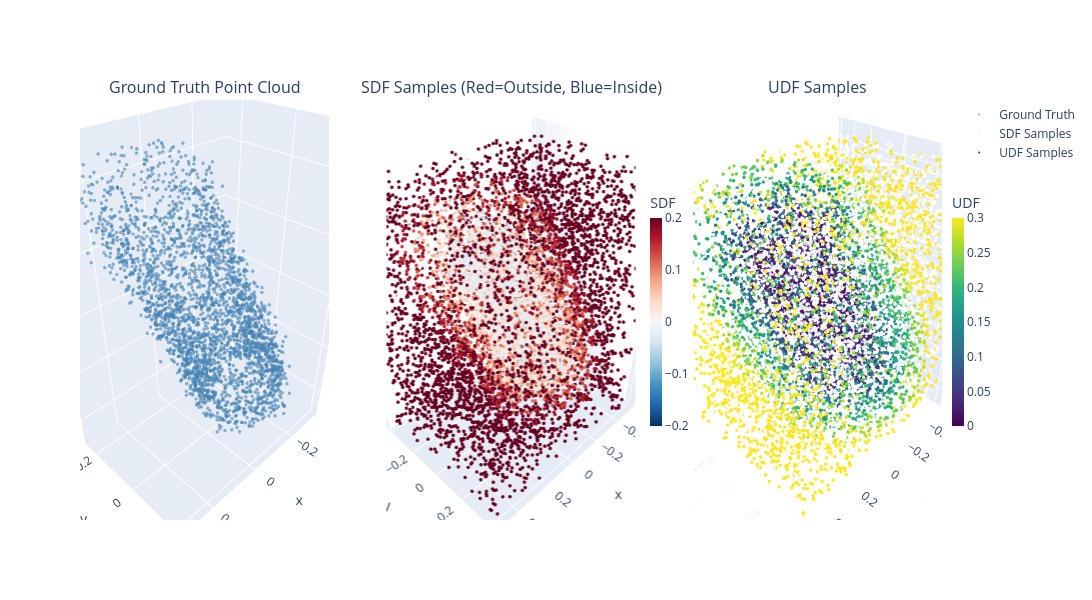

Notebook cell for this chart:
### Code cell
def compute_sdf_samples(surface_points, n_samples=4096):
    pcd = o3d.geometry.PointCloud()
    pcd.points = o3d.utility.Vector3dVector(surface_points)
    pcd.estimate_normals(search_param=o3d.geometry.KDTreeSearchParamHybrid(radius=0.15, max_nn=50))
    pcd.orient_normals_consistent_tangent_plane(k=15)
    surface_normals = np.asarray(pcd.normals)

    tree = cKDTree(surface_points)
    near_idx = np.random.choice(len(surface_points), int(n_samples * 0.3), replace=True)
    near_points = surface_points[near_idx] + np.random.normal(0, 0.03, (len(near_idx), 3))
    bbox_min, bbox_max = surface_points.min(0) - 0.2, surface_points.max(0) + 0.2
    rand_points = np.random.uniform(bbox_min, bbox_max, (n_samples - len(near_idx), 3))
    sample_points = np.vstack([near_points, rand_points])

    distances, closest_indices = tree.query(sample_points)
    sample_vectors = sample_points - surface_points[closest_indices]
    side_indicators = np.sum(sample_vectors * surface_normals[closest_indices], axis=1)
    signed_distances = np.where((side_indicators < 0) & (distances < 0.05), -distances, distances)
    return sample_points, signed_distances


class SDFDataset(Dataset):
    def __init__(self, peptide_dataset, n_samples=4096):
        self.peptide_dataset = peptide_dataset
        self.n_samples = n_samples

    def __len__(self):
        return len(self.peptide_dataset)

    def __getitem__(self, idx):
        surface = self.peptide_dataset[idx]["points"].numpy()
        coords, sdf = compute_sdf_samples(surface, self.n_samples)
        return torch.tensor(coords, dtype=torch.float32), torch.tensor(sdf, dtype=torch.float32), idx

def compute_udf_samples(surface_points, n_samples=4096):
    tree = cKDTree(surface_points)
    near_idx = np.random.choice(len(surface_points), int(n_samples*0.3), replace=True)
    near_points = surface_points[near_idx] + np.random.normal(0, 0.03, (len(near_idx), 3))
    bbox_min, bbox_max = surface_points.min(0) - 0.2, surface_points.max(0) + 0.2
    rand_points = np.random.uniform(bbox_min, bbox_max, (n_samples - len(near_idx), 3))
    sample_points = np.vstack([near_points, rand_points])
    distances, _ = tree.query(sample_points)
    return sample_points, distances


class UDFDataset(Dataset):
    def __init__(self, peptide_dataset, n_samples=4096):
        self.peptide_dataset = peptide_dataset
        self.n_samples = n_samples

    def __len__(self):
        return len(self.peptide_dataset)

    def __getitem__(self, idx):
        surface = self.peptide_dataset[idx]["points"].numpy()
        coords, udf = compute_udf_samples(surface, self.n_samples)
        return torch.tensor(coords, dtype=torch.float32), torch.tensor(udf, dtype=torch.float32), idx


try:
    test_data = SyntheticPeptidesDataset('./data/synthetic_peptides_split/train', num_files=1, structure_types=['nanotubes'])
except:
    test_data = SyntheticPeptidesDataset('./data/synthetic_peptides', num_files=1)

surface_np = test_data[0]["points"].numpy()
sdf_coords, sample_sdf = compute_sdf_samples(surface_np, n_samples=10000)
udf_coords, sample_udf = compute_udf_samples(surface_np, n_samples=10000)

inside_mask = sample_sdf < -0.02
surface_mask = np.abs(sample_sdf) <= 0.02
outside_mask = sample_sdf > 0.02
print(f"SDF — Inside: {np.sum(inside_mask)} ({np.sum(inside_mask)/len(sample_sdf)*100:.1f}%)  "
      f"Surface: {np.sum(surface_mask)} ({np.sum(surface_mask)/len(sample_sdf)*100:.1f}%)  "
      f"Outside: {np.sum(outside_mask)} ({np.sum(outside_mask)/len(sample_sdf)*100:.1f}%)  "
      f"Range: [{sample_sdf.min():.3f}, {sample_sdf.max():.3f}]")

very_close_mask = sample_udf < 0.02
close_mask = (sample_udf >= 0.02) & (sample_udf < 0.1)
far_mask = sample_udf >= 0.1
print(f"UDF — Very close: {np.sum(very_close_mask)} ({np.sum(very_close_mask)/len(sample_udf)*100:.1f}%)  "
      f"Close: {np.sum(close_mask)} ({np.sum(close_mask)/len(sample_udf)*100:.1f}%)  "
      f"Far: {np.sum(far_mask)} ({np.sum(far_mask)/len(sample_udf)*100:.1f}%)  "
      f"Range: [{sample_udf.min():.3f}, {sample_udf.max():.3f}]")

fig = make_subplots(
    rows=1, cols=3,
    specs=[[{'type': 'scene'}, {'type': 'scene'}, {'type': 'scene'}]],
    subplot_titles=['Ground Truth Point Cloud', 'SDF Samples (Red=Outside, Blue=Inside)', 'UDF Samples']
)

# Ground truth
fig.add_trace(go.Scatter3d(
    x=surface_np[:,0], y=surface_np[:,1], z=surface_np[:,2],
    mode='markers', marker=dict(size=2, color='steelblue', opacity=0.6),
    name='Ground Truth'
), row=1, col=1)

# SDF
fig.add_trace(go.Scatter3d(
    x=surface_np[:,0], y=surface_np[:,1], z=surface_np[:,2],
    mode='markers', marker=dict(size=2, color='lightgray', opacity=0.2),
    name='Surface (SDF)', showlegend=False
), row=1, col=2)
fig.add_trace(go.Scatter3d(
    x=sdf_coords[:,0], y=sdf_coords[:,1], z=sdf_coords[:,2],
    mode='markers',
    marker=dict(size=2, color=sample_sdf, colorscale='RdBu_r', cmin=-0.2, cmax=0.2,
                colorbar=dict(title="SDF", thickness=12, len=0.6, x=0.65)),
    name='SDF Samples',
    hovertemplate='SDF: %{marker.color:.3f}<extra></extra>'
), row=1, col=2)

# UDF
fig.add_trace(go.Scatter3d(
    x=surface_np[:,0], y=surface_np[:,1], z=surface_np[:,2],
    mode='markers', marker=dict(size=2, color='lightgray', opacity=0.2),
    name='Surface (UDF)', showlegend=False
), row=1, col=3)
fig.add_trace(go.Scatter3d(
    x=udf_coords[:,0], y=udf_coords[:,1], z=udf_coords[:,2],
    mode='markers',
    marker=dict(size=2, color=sample_udf, colorscale='Viridis', cmin=0, cmax=0.3,
                colorbar=dict(title="UDF", thickness=12, len=0.6, x=1.0)),
    name='UDF Samples',
    hovertemplate='UDF: %{marker.color:.3f}<extra></extra>'
), row=1, col=3)

fig.update_layout(
    height=600, width=1500,
    scene=dict(aspectmode='data'),
    scene2=dict(aspectmode='data'),
    scene3=dict(aspectmode='data'),
)
fig.show()

### Figure 1 — Plotly figure (JSON) as saved in the notebook; plotly's stock layout.template omitted (floating-point values rounded to 4 significant figures; data arrays with more than 128 entries replaced by an {"elided": "..."} marker saying what was removed)
{"data": [{"marker": {"color": "steelblue", "opacity": 0.6, "size": 2}, "mode": "markers", "name": "Ground Truth", "scene": "scene", "type": "scatter3d", "x": {"elided": "3000 float values"}, "y": {"elided": "3000 float values"}, "z": {"elided": "3000 float values"}}, {"marker": {"color": "lightgray", "opacity": 0.2, "size": 2}, "mode": "markers", "name": "Surface (SDF)", "scene": "scene2", "showlegend": false, "type": "scatter3d", "x": {"elided": "3000 float values"}, "y": {"elided": "3000 float values"}, "z": {"elided": "3000 float values"}}, {"hovertemplate": "SDF: %{marker.color:.3f}<extra></extra>", "marker": {"cmax": 0.2, "cmin": -0.2, "color": {"elided": "10000 float values"}, "colorbar": {"len": 0.6, "thickness": 12, "title": {"text": "SDF"}, "x": 0.65}, "colorscale": [[0, "rgb(5,48,97)"], [0.1, "rgb(33,102,172)"], [0.2, "rgb(67,147,195)"], [0.3, "rgb(146,197,222)"], [0.4, "rgb(209,229,240)"], [0.5, "rgb(247,247,247)"], [0.6, "rgb(253,219,199)"], [0.7, "rgb(244,165,130)"], [0.8, "rgb(214,96,77)"], [0.9, "rgb(178,24,43)"], [1, "rgb(103,0,31)"]], "size": 2}, "mode": "markers", "name": "SDF Samples", "scene": "scene2", "type": "scatter3d", "x": {"elided": "10000 float values"}, "y": {"elided": "10000 float values"}, "z": {"elided": "10000 float values"}}, {"marker": {"color": "lightgray", "opacity": 0.2, "size": 2}, "mode": "markers", "name": "Surface (UDF)", "scene": "scene3", "showlegend": false, "type": "scatter3d", "x": {"elided": "3000 float values"}, "y": {"elided": "3000 float values"}, "z": {"elided": "3000 float values"}}, {"hovertemplate": "UDF: %{marker.color:.3f}<extra></extra>", "marker": {"cmax": 0.3, "cmin": 0, "color": {"elided": "10000 float values"}, "colorbar": {"len": 0.6, "thickness": 12, "title": {"text": "UDF"}, "x": 1}, "colorscale": [[0, "#440154"], [0.1111, "#482878"], [0.2222, "#3e4989"], [0.3333, "#31688e"], [0.4444, "#26828e"], [0.5556, "#1f9e89"], [0.6667, "#35b779"], [0.7778, "#6ece58"], [0.8889, "#b5de2b"], [1, "#fde725"]], "size": 2}, "mode": "markers", "name": "UDF Samples", "scene": "scene3", "type": "scatter3d", "x": {"elided": "10000 float values"}, "y": {"elided": "10000 float values"}, "z": {"elided": "10000 float values"}}], "layout": {"annotations": [{"font": {"size": 16}, "showarrow": false, "text": "Ground Truth Point Cloud", "x": 0.1444, "xanchor": "center", "xref": "paper", "y": 1, "yanchor": "bottom", "yref": "paper"}, {"font": {"size": 16}, "showarrow": false, "text": "SDF Samples (Red=Outside, Blue=Inside)", "x": 0.5, "xanchor": "center", "xref": "paper", "y": 1, "yanchor": "bottom", "yref": "paper"}, {"font": {"size": 16}, "showarrow": false, "text": "UDF Samples", "x": 0.8556, "xanchor": "center", "xref": "paper", "y": 1, "yanchor": "bottom", "yref": "paper"}], "height": 600, "scene": {"aspectmode": "data", "domain": {"x": [0, 0.2889], "y": [0, 1]}}, "scene2": {"aspectmode": "data", "domain": {"x": [0.3556, 0.6444], "y": [0, 1]}}, "scene3": {"aspectmode": "data", "domain": {"x": [0.7111, 1], "y": [0, 1]}}, "width": 1500}}
